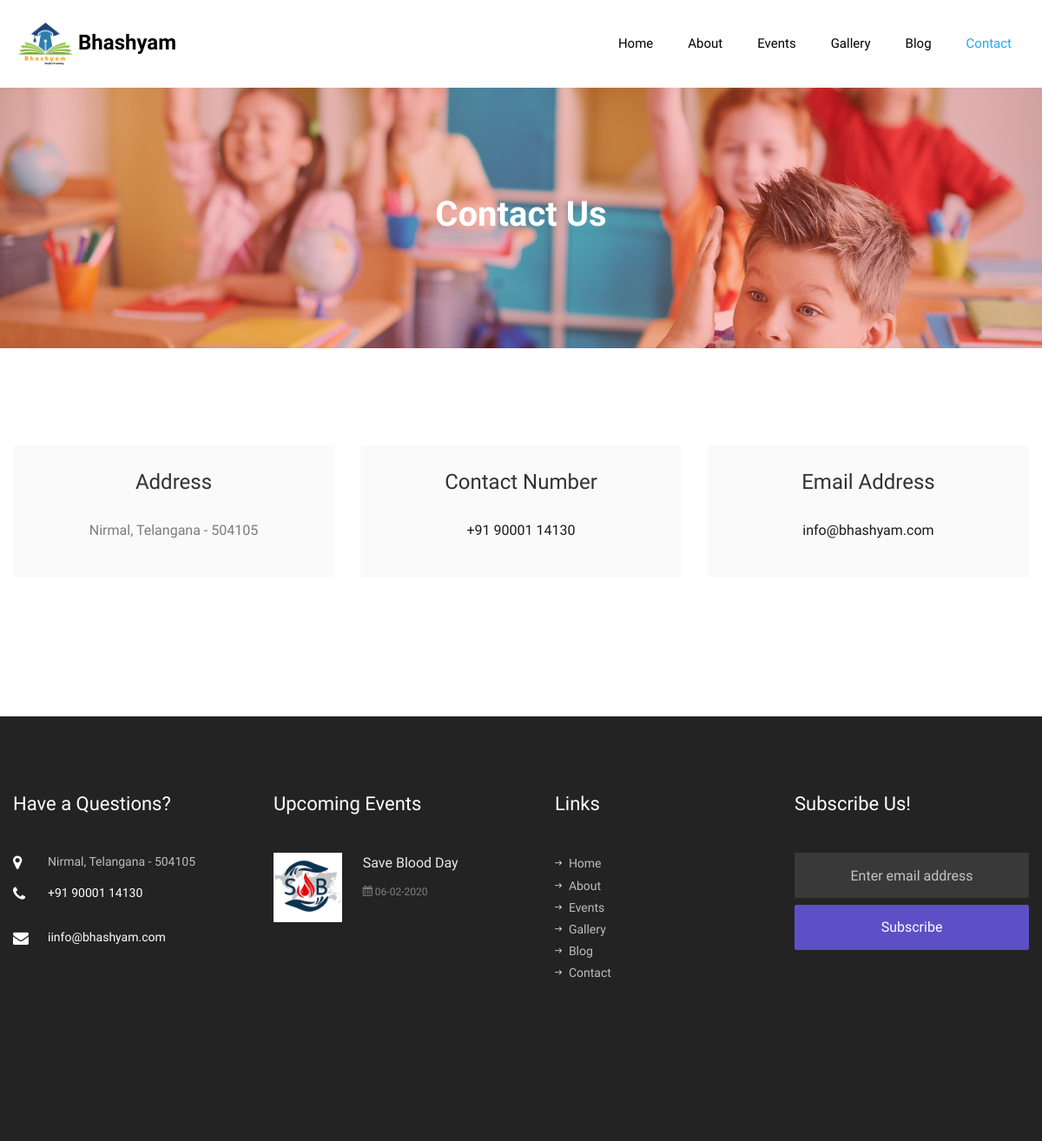
The app's page /contact with its own data.
### school/models.py (models this page shows)
class contact_us(models.Model):
    address=models.TextField(max_length=100000)
    mobile_number=models.CharField(max_length=264)
    email=models.CharField(max_length=264)
    class Meta:
        verbose_name_plural = "Contact_Us"

class events(models.Model):
    name=models.CharField(max_length=264)
    details=models.TextField()
    date=models.DateField()
    image=models.ImageField(upload_to=rename_event)
    class Meta:
        verbose_name_plural = "Events"

### school/views.py (the view)
# urls.py: path('contact',views.contact),
def contact(request):
    obj=events.objects.filter(date__gte=datetime.datetime.now()).order_by('date')
    eves=[]
    ct=0
    for i in obj:
        a=[]
        a.append(i.name)
        x=str(i.date)
        x=x.split('-')
        x=x[2]+'-'+x[1]+'-'+x[0]
        a.append(x)
        img="/media/"+str(i.image)
        a.append(img)
        x=i.name
        x=x.replace(' ','_')
        x="/events/"+x
        a.append(x)
        eves.append(a)
        ct+=1
        if ct==2:
            break
    con=[]
    obj=contact_us.objects.all()
    ctt=0
    for i in obj:
        con.append(i.address)
        con.append(i.mobile_number)
        con.append(i.email)
        break
    return render(request,"contact.html",context={'no_of_events':ct,'events':eves,'contact':con})

### Templates/contact.html (shortened to what this page needs)
{% load static %}
<!DOCTYPE html>
<html lang="en">
  <head>
    <link rel="stylesheet" href="{% static 'css/open-iconic-bootstrap.min.css' %}">
    <link rel="stylesheet" href="{% static 'css/animate.css' %}">
    <link rel="stylesheet" href="{% static 'css/owl.carousel.min.css' %}">
    <link rel="stylesheet" href="{% static 'css/owl.theme.default.min.css' %}">
    <link rel="stylesheet" href="{% static 'css/magnific-popup.css' %}">
    <link rel="stylesheet" href="{% static 'css/aos.css' %}">
    <link rel="stylesheet" href="{% static 'css/ionicons.min.css' %}">
    <link rel="stylesheet" href="{% static 'css/flaticon.css' %}">
    <link rel="stylesheet" href="{% static 'css/icomoon.css' %}">
    <link rel="stylesheet" href="{% static 'css/style.css' %}">
  </head>
  <body>
    <nav class="navbar navbar-expand-lg navbar-dark bg-dark ftco_navbar ftco-navbar-light" id="ftco-navbar">
	    <div class="container d-flex align-items-center">
	    	<a class="navbar-brand" href="">  <img src="{% static 'images/logo.jpeg' %}" width="75">Bhashyam</a>
	      <div class="collapse navbar-collapse" id="ftco-nav">
	        <ul class="navbar-nav ml-auto">
            <li class="nav-item"><a href="/" class="nav-link">Home</a></li>
	        	<li class="nav-item"><a href="/about" class="nav-link">About</a></li>
	        	<li class="nav-item"><a href="/events" class="nav-link">Events</a></li>
	        	<li class="nav-item"><a href="/gallery" class="nav-link">Gallery</a></li>
	        	<li class="nav-item"><a href="/blog" class="nav-link">Blog</a></li>
	          <li class="nav-item active"><a href="/contact" class="nav-link">Contact</a></li>
	        </ul>
	      </div>
	    </div>
	  </nav>
    <section class="hero-wrap hero-wrap-2" style="background-image: url({% static 'images/bg_2.jpg' %});">
      <div class="overlay"></div>
      <div class="container">
        <div class="row no-gutters slider-text align-items-center justify-content-center">
          <div class="col-md-9 ftco-animate text-center">
            <h1 class="mb-2 bread">Contact Us</h1>
          </div>
        </div>
      </div>
    </section>
    <section class="ftco-section contact-section">
      <div class="container">
        <div class="row d-flex mb-5 contact-info">
          <div class="col-md-4 d-flex">
          	<div class="bg-light align-self-stretch box p-4 text-center">
          		<h3 class="mb-4">Address</h3>
	            <p>{{contact.0}}</p>
	          </div>
          </div>
          <div class="col-md-4 d-flex">
          	<div class="bg-light align-self-stretch box p-4 text-center">
          		<h3 class="mb-4">Contact Number</h3>
	            <p><a href="tel:{{contact.1}}">{{contact.1}}</a></p>
	          </div>
          </div>
          <div class="col-md-4 d-flex">
          	<div class="bg-light align-self-stretch box p-4 text-center">
          		<h3 class="mb-4">Email Address</h3>
	            <p><a href="mailto:{{contact.2}}">{{contact.2}}</a></p>
	          </div>
          </div>
        </div>
      </div>
    </section>
        <footer class="ftco-footer ftco-bg-dark ftco-section">
            <div class="container">
              <div class="row mb-5">
                <div class="col-md-6 col-lg-3">
                  <div class="ftco-footer-widget mb-5">
                      <h2 class="ftco-heading-2">Have a Questions?</h2>
                      <div class="block-23 mb-3">
                        <ul>
                          <li><span class="icon icon-map-marker"></span><span class="text">{{contact.0}}</span></li>
                         <li><a href="tel:{{contact.1}}"><span class="icon icon-phone"></span><span class="text">{{contact.1}}</span></a></li>
                         <li><a href="mailto:{{contact.2}}"><span class="icon icon-envelope"></span><span class="text">i{{contact.2}}</span></a></li>
                        </ul>
                      </div>
                  </div>
                </div>
                <div class="col-md-6 col-lg-3">
                  <div class="ftco-footer-widget mb-5">
                    <h2 class="ftco-heading-2">Upcoming Events</h2>
                    {% for i in events %}
                    <div class="block-21 mb-5 d-flex">
                      <a href="{{i.3}}" class="blog-img mr-4" style="background-image: url({{i.2}});"></a>
                      <div class="text">
                        <h3 class="heading"><a href="{{i.3}}">{{i.0}}</a></h3>
                        <div class="meta">
                          <div><a href="{{i.3}}"><span class="icon-calendar"></span>&nbsp;{{i.1}}</a></div>
                        </div>
                      </div>
                    </div>
                    {% endfor %}
                  </div>
                </div>
                <div class="col-md-6 col-lg-3">
                  <div class="ftco-footer-widget mb-5 ml-md-4">
                    <h2 class="ftco-heading-2">Links</h2>
                    <ul class="list-unstyled">
                      <li><a href="/"><span class="ion-ios-arrow-round-forward mr-2"></span>Home</a></li>
                      <li><a href="/about"><span class="ion-ios-arrow-round-forward mr-2"></span>About</a></li>
                      <li><a href="/events"><span class="ion-ios-arrow-round-forward mr-2"></span>Events</a></li>
                      <li><a href="/gallery"><span class="ion-ios-arrow-round-forward mr-2"></span>Gallery</a></li>
                      <li><a href="/blog"><span class="ion-ios-arrow-round-forward mr-2"></span>Blog</a></li>
                      <li><a href="/contact"><span class="ion-ios-arrow-round-forward mr-2"></span>Contact</a></li>
                    </ul>
                  </div>
                </div>
                <div class="col-md-6 col-lg-3">
                  <div class="ftco-footer-widget mb-5">
                      <h2 class="ftco-heading-2">Subscribe Us!</h2>
                    <form action="#" class="subscribe-form">
                      <div class="form-group">
                        <input type="text" class="form-control mb-2 text-center" placeholder="Enter email address">
                        <input type="submit" value="Subscribe" class="form-control submit px-3">
                      </div>
                    </form>
                  </div>
                </div>
              </div>
            </div>
          </footer>
  </body>
</html>

### static/css/icomoon.css (style rules this page uses)
[class^="icon-"], [class*=" icon-"] { font-family: 'icomoon' !important; speak: none; font-style: normal; font-weight: normal; font-variant: normal; text-transform: none; line-height: 1; -webkit-font-smoothing: antialiased; -moz-osx-font-smoothing: grayscale; }
.icon-map-marker:before { content: "\f041"; }
.icon-calendar:before { content: "\f073"; }
.icon-phone:before { content: "\f095"; }
.icon-envelope:before { content: "\f0e0"; }

### records on screen
contact_us: address "Nirmal, Telangana - 504105", mobile_number "+91 90001 14130", email "info@bhashyam.com"
events: name "Save Blood Day"

### other values on screen
{{ i.1 }} "06-02-2020"
